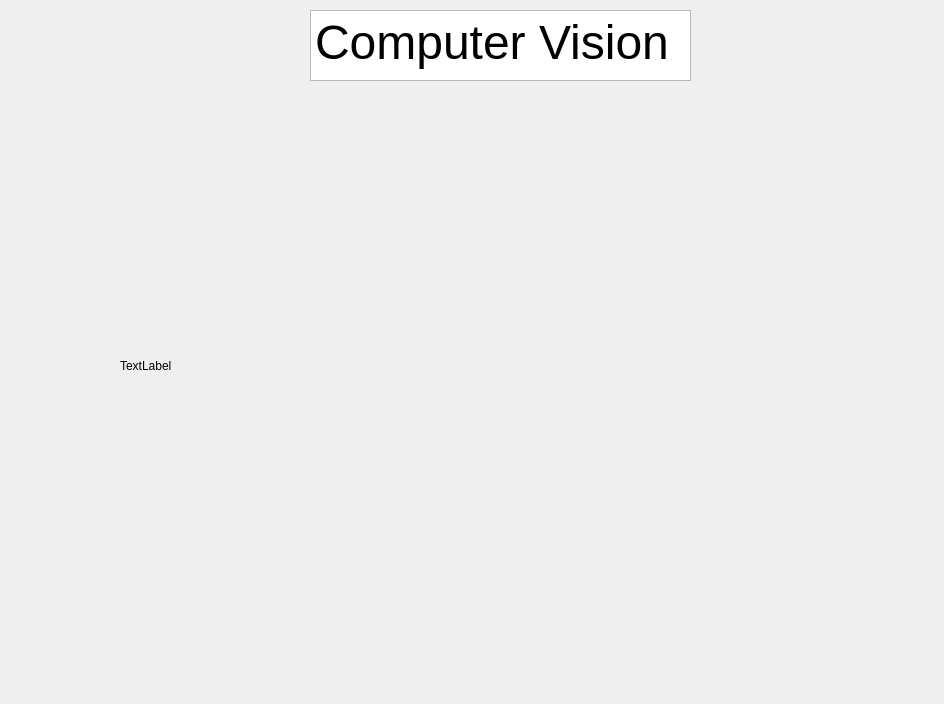
<?xml version="1.0" encoding="UTF-8"?>
<ui version="4.0">
 <class>MainWindowDesign</class>
 <widget class="QMainWindow" name="MainWindowDesign">
  <property name="geometry">
   <rect>
    <x>0</x>
    <y>0</y>
    <width>944</width>
    <height>704</height>
   </rect>
  </property>
  <property name="windowTitle">
   <string>QRosApp</string>
  </property>
  <property name="windowIcon">
   <iconset resource="../resources/images.qrc">
    <normaloff>:/images/icon.png</normaloff>:/images/icon.png</iconset>
  </property>
  <property name="locale">
   <locale language="English" country="Australia"/>
  </property>
  <widget class="QWidget" name="centralwidget">
   <widget class="QLabel" name="label">
    <property name="geometry">
     <rect>
      <x>120</x>
      <y>110</y>
      <width>741</width>
      <height>511</height>
     </rect>
    </property>
    <property name="text">
     <string>TextLabel</string>
    </property>
   </widget>
   <widget class="QTextEdit" name="textEdit">
    <property name="geometry">
     <rect>
      <x>310</x>
      <y>10</y>
      <width>381</width>
      <height>71</height>
     </rect>
    </property>
    <property name="font">
     <font>
      <pointsize>20</pointsize>
     </font>
    </property>
    <property name="html">
     <string>&lt;!DOCTYPE HTML PUBLIC &quot;-//W3C//DTD HTML 4.0//EN&quot; &quot;http://www.w3.org/TR/REC-html40/strict.dtd&quot;&gt;
&lt;html&gt;&lt;head&gt;&lt;meta name=&quot;qrichtext&quot; content=&quot;1&quot; /&gt;&lt;meta charset=&quot;utf-8&quot; /&gt;&lt;style type=&quot;text/css&quot;&gt;
p, li { white-space: pre-wrap; }
hr { height: 1px; border-width: 0; }
li.unchecked::marker { content: &quot;\2610&quot;; }
li.checked::marker { content: &quot;\2612&quot;; }
&lt;/style&gt;&lt;/head&gt;&lt;body style=&quot; font-family:'Ubuntu Sans'; font-size:20pt; font-weight:400; font-style:normal;&quot;&gt;
&lt;p style=&quot; margin-top:0px; margin-bottom:0px; margin-left:0px; margin-right:0px; -qt-block-indent:0; text-indent:0px;&quot;&gt;&lt;span style=&quot; font-size:36pt;&quot;&gt;Computer Vision&lt;/span&gt;&lt;/p&gt;&lt;/body&gt;&lt;/html&gt;</string>
    </property>
   </widget>
  </widget>
  <action name="action_Quit">
   <property name="text">
    <string>&amp;Quit</string>
   </property>
   <property name="shortcut">
    <string>Ctrl+Q</string>
   </property>
   <property name="shortcutContext">
    <enum>Qt::ApplicationShortcut</enum>
   </property>
  </action>
  <action name="action_Preferences">
   <property name="text">
    <string>&amp;Preferences</string>
   </property>
  </action>
  <action name="actionAbout">
   <property name="text">
    <string>&amp;About</string>
   </property>
  </action>
  <action name="actionAbout_Qt">
   <property name="text">
    <string>About &amp;Qt</string>
   </property>
  </action>
 </widget>
 <resources>
  <include location="../resources/images.qrc"/>
 </resources>
 <connections>
  <connection>
   <sender>action_Quit</sender>
   <signal>triggered()</signal>
   <receiver>MainWindowDesign</receiver>
   <slot>close()</slot>
   <hints>
    <hint type="sourcelabel">
     <x>-1</x>
     <y>-1</y>
    </hint>
    <hint type="destinationlabel">
     <x>399</x>
     <y>299</y>
    </hint>
   </hints>
  </connection>
 </connections>
</ui>
